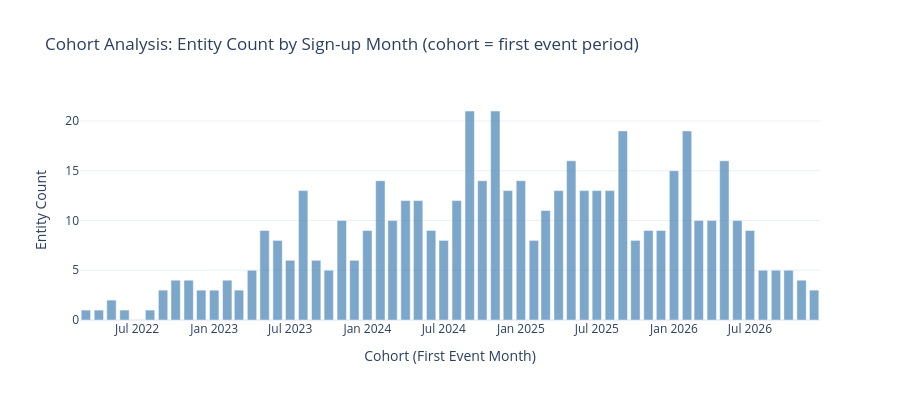

Source (notebook cell):
### Markdown cell above
## 1c.7 Cohort Analysis

**📖 Understanding Cohorts:**
- Group entities by when they first appeared (signup cohort)
- Compare behavior across cohorts
- Identify if acquisition quality changed over time

**Cohorts vs Segments:** Cohorts are time-bound groups (when entities joined), while segments are attribute-based groups (what entities are). Cohorts are fixed at signup; segments can change over time.

**Other time-based cohort ideas:**
- First purchase date (not just signup)
- First feature usage (e.g., "first mobile app use")
- Campaign/promotion exposure date
- Onboarding completion date
- Product version or pricing plan at signup time

These can be derived as custom features if your data contains the relevant timestamps.

### Code cell
# Cohort Analysis - computation and visualization
from customer_retention.stages.profiling import analyze_cohort_distribution, generate_cohort_recommendations

COHORT_RECOMMENDATIONS = []
cohort_dist = None

if ENTITY_COLUMN and not LIGHT_RUN:
    first_events = df.groupby(ENTITY_COLUMN)[TIME_COLUMN].min().reset_index()
    first_events.columns = [ENTITY_COLUMN, "first_event"]
    cohort_dist = analyze_cohort_distribution(first_events, "first_event")

    cohort_result = analyzer.analyze_cohorts(
        df, entity_column=ENTITY_COLUMN, cohort_column=TIME_COLUMN,
        target_column=TARGET_COLUMN, period="M"
    )

    print("👥 COHORT ANALYSIS")
    print("="*50)
    print(f"\nEntity Onboarding: {cohort_dist.dominant_pct:.0f}% in {cohort_dist.dominant_year}, {cohort_dist.num_years} years total")

    if len(cohort_result) > 0:
        cohort_sorted = cohort_result.sort_values("cohort")
        has_retention = "retention_rate" in cohort_sorted.columns

        fig = make_subplots(specs=[[{"secondary_y": True}]]) if has_retention else go.Figure()

        fig.add_trace(go.Bar(
            x=cohort_sorted["cohort"].astype(str), y=cohort_sorted["entity_count"],
            name="Entities (sign-up cohort)", marker_color="steelblue", opacity=0.7
        ), secondary_y=False) if has_retention else fig.add_trace(go.Bar(
            x=cohort_sorted["cohort"].astype(str), y=cohort_sorted["entity_count"],
            name="Entities (sign-up cohort)", marker_color="steelblue", opacity=0.7
        ))

        if has_retention:
            fig.add_trace(go.Scatter(
                x=cohort_sorted["cohort"].astype(str), y=cohort_sorted["retention_rate"] * 100,
                mode="lines+markers", name="Retention Rate %",
                line=dict(color="coral", width=3), marker=dict(size=8)
            ), secondary_y=True)
            fig.update_yaxes(title_text="Retention Rate %", secondary_y=True)

        fig.update_layout(
            title="Cohort Analysis: Entity Count by Sign-up Month (cohort = first event period)",
            xaxis_title="Cohort (First Event Month)", template="plotly_white", height=400
        )
        fig.update_yaxes(title_text="Entity Count", secondary_y=False) if has_retention else fig.update_yaxes(title_text="Entity Count")
        display_figure(fig)
elif LIGHT_RUN:
    print("Cohort analysis skipped (LIGHT_RUN)")

### Figure 1 — Plotly figure (JSON) as saved in the notebook; plotly's stock layout.template omitted (floating-point values rounded to 4 significant figures)
{"data": [{"marker": {"color": "steelblue"}, "name": "Entities (sign-up cohort)", "opacity": 0.7, "type": "bar", "x": ["2022-03", "2022-04", "2022-05", "2022-06", "2022-08", "2022-09", "2022-10", "2022-11", "2022-12", "2023-01", "2023-02", "2023-03", "2023-04", "2023-05", "2023-06", "2023-07", "2023-08", "2023-09", "2023-10", "2023-11", "2023-12", "2024-01", "2024-02", "2024-03", "2024-04", "2024-05", "2024-06", "2024-07", "2024-08", "2024-09", "2024-10", "2024-11", "2024-12", "2025-01", "2025-02", "2025-03", "2025-04", "2025-05", "2025-06", "2025-07", "2025-08", "2025-09", "2025-10", "2025-11", "2025-12", "2026-01", "2026-02", "2026-03", "2026-04", "2026-05", "2026-06", "2026-07", "2026-08", "2026-09", "2026-10", "2026-11", "2026-12"], "y": [1, 1, 2, 1, 1, 3, 4, 4, 3, 3, 4, 3, 5, 9, 8, 6, 13, 6, 5, 10, 6, 9, 14, 10, 12, 12, 9, 8, 12, 21, 14, 21, 13, 14, 8, 11, 13, 16, 13, 13, 13, 19, 8, 9, 9, 15, 19, 10, 10, 16, 10, 9, 5, 5, 5, 4, 3]}], "layout": {"height": 400, "title": {"text": "Cohort Analysis: Entity Count by Sign-up Month (cohort = first event period)"}, "xaxis": {"title": {"text": "Cohort (First Event Month)"}}, "yaxis": {"title": {"text": "Entity Count"}}}}
